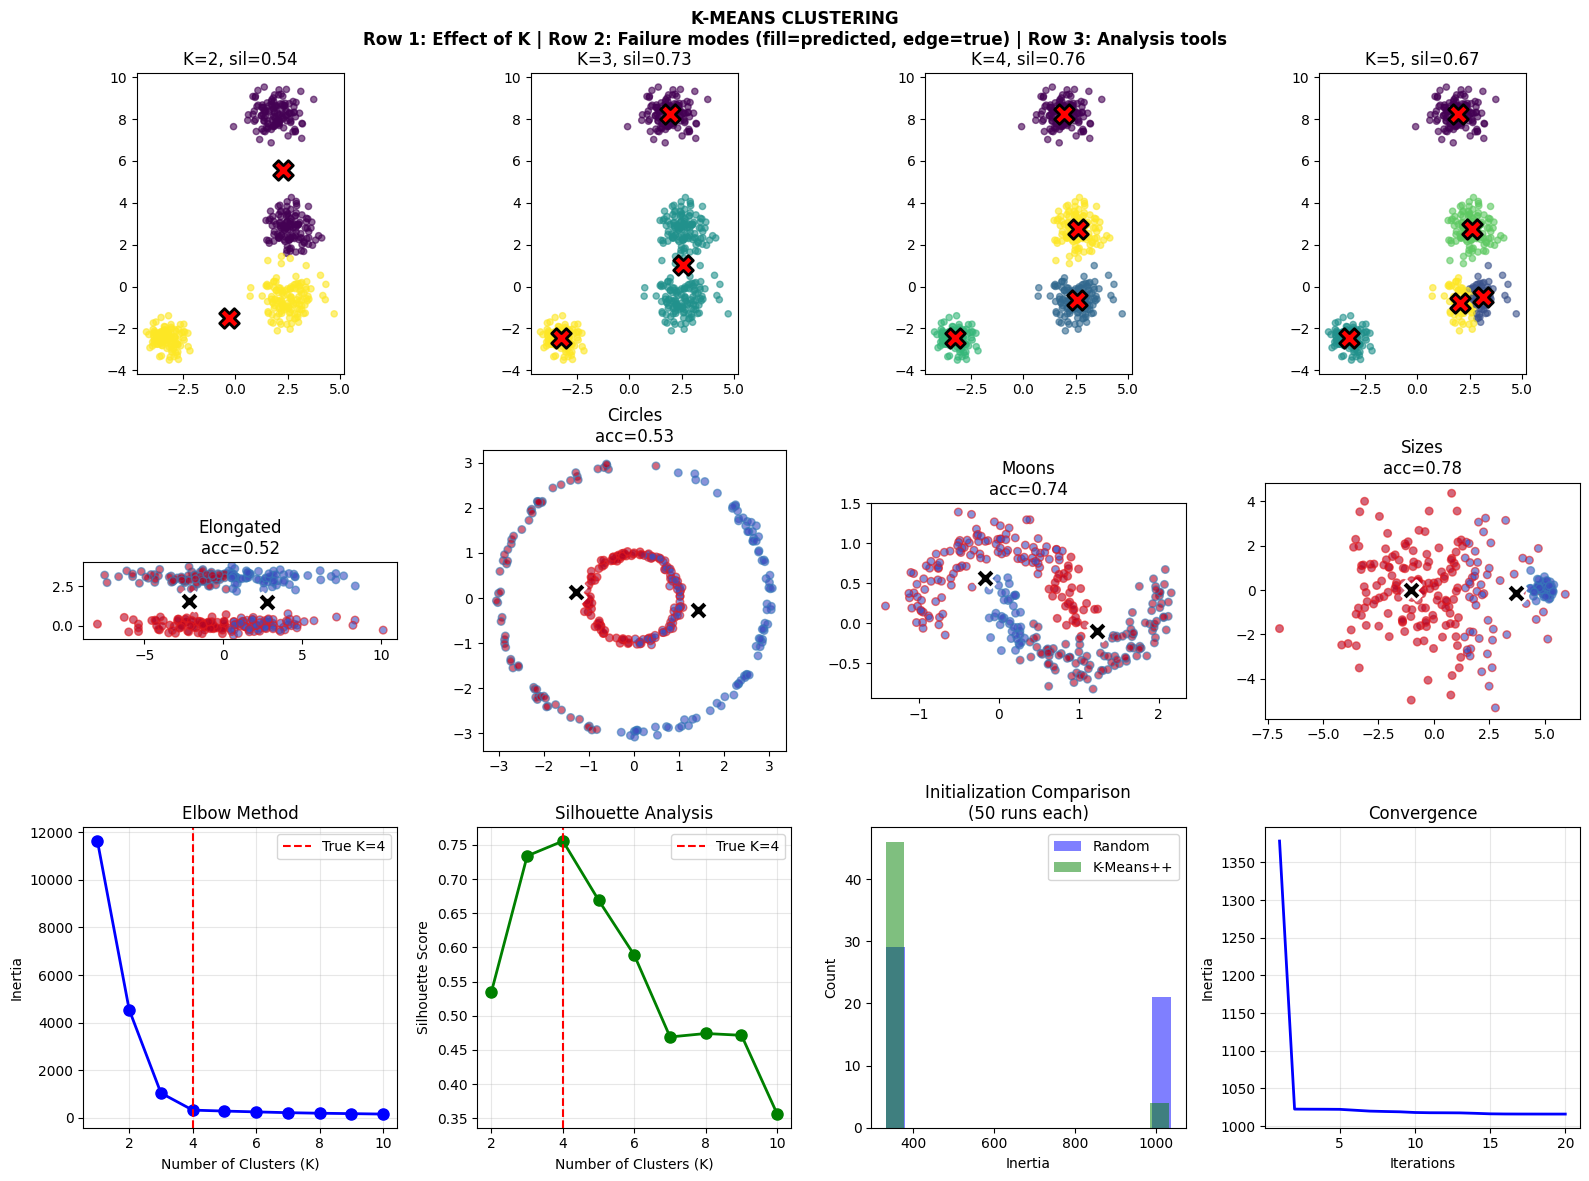

Here is the Python script that generated this plot:
"""
K-MEANS CLUSTERING — Paradigm: CENTROID PARTITIONING

===============================================================
WHAT IT IS (THE CORE IDEA)
===============================================================

Partition data into K clusters by finding K centroids that
minimize within-cluster variance:

    argmin  Σₖ Σ_{x∈Cₖ} ||x - μₖ||²

"Find K points (centroids) such that each data point is close
 to its nearest centroid."

THE ALGORITHM (Lloyd's Algorithm):
    1. Initialize K centroids (randomly or smartly)
    2. ASSIGN: Each point → nearest centroid
    3. UPDATE: Each centroid → mean of its points
    4. Repeat 2-3 until convergence

===============================================================
THE KEY INSIGHT: VORONOI PARTITIONING
===============================================================

K-means creates a VORONOI TESSELLATION of the space:
- Each centroid "owns" the region closer to it than any other
- Boundaries are perpendicular bisectors between centroids
- Every point gets assigned to exactly one cluster

The algorithm alternates between:
    - "Given centroids, find best assignments" (easy: nearest neighbor)
    - "Given assignments, find best centroids" (easy: mean)

Each step DECREASES the objective. Convergence guaranteed!

===============================================================
INDUCTIVE BIAS — What K-Means Assumes
===============================================================

1. SPHERICAL CLUSTERS: K-means uses Euclidean distance →
   assumes clusters are roughly spherical (isotropic)

2. EQUAL VARIANCE: All clusters have similar spread.
   Elongated or varying-size clusters are problematic.

3. EQUAL SIZE: Tends to produce clusters of similar size.
   Can split large natural clusters.

4. K IS KNOWN: Must specify number of clusters beforehand.
   Choosing K is a separate problem (elbow method, silhouette).

5. CONVEX CLUSTERS: Cannot find clusters that wrap around
   each other (spirals, moons, etc.)

===============================================================
K-MEANS++ INITIALIZATION
===============================================================

Bad initialization → bad local minimum!

K-Means++ fixes this:
    1. Choose first centroid uniformly at random
    2. For each subsequent centroid:
       - Compute D(x) = distance to nearest existing centroid
       - Choose new centroid with probability ∝ D(x)²
       - This spreads centroids apart!

K-Means++ gives O(log k) approximation guarantee.

===============================================================
FAILURE MODES
===============================================================

1. ELONGATED CLUSTERS: K-means splits them into spherical pieces
   → Use GMM with full covariance instead

2. DENSITY VARIATIONS: Dense and sparse clusters problematic
   → Use DBSCAN (density-based)

3. NON-CONVEX SHAPES: Spirals, moons, interlocking rings
   → Use Spectral Clustering or DBSCAN

4. OUTLIERS: Single outlier can pull centroid away
   → Use K-medoids (uses actual points as centers)

===============================================================
"""

import numpy as np
import matplotlib.pyplot as plt
from itertools import permutations
import sys
sys.path.insert(0, '/Users/sid47/ML Algorithms')
from importlib import import_module
datasets_module = import_module('00_datasets')
make_clustered = datasets_module.make_clustered
make_circles = datasets_module.make_circles
make_moons = datasets_module.make_moons


class KMeans:
    """
    K-Means Clustering — Classic Lloyd's Algorithm.

    Paradigm: CENTROID PARTITIONING
    - Hard assignment: each point belongs to exactly one cluster
    - Spherical assumption: uses Euclidean distance
    - Iterative refinement: assign-update until convergence
    """

    def __init__(self, n_clusters=3, init='kmeans++', max_iter=300,
                 tol=1e-4, n_init=10, random_state=None):
        """
        Parameters:
        -----------
        n_clusters : int
            Number of clusters K
        init : str
            'random': random initialization
            'kmeans++': smart initialization (spread out)
        max_iter : int
            Maximum iterations per run
        tol : float
            Convergence tolerance (centroid movement)
        n_init : int
            Number of runs with different initializations
        random_state : int or None
            Random seed for reproducibility
        """
        self.n_clusters = n_clusters
        self.init = init
        self.max_iter = max_iter
        self.tol = tol
        self.n_init = n_init
        self.random_state = random_state

        # Attributes set after fit
        self.cluster_centers_ = None  # Centroids (K × d)
        self.labels_ = None           # Cluster assignments (n_samples,)
        self.inertia_ = None          # Within-cluster sum of squares
        self.n_iter_ = None           # Iterations until convergence

    def _init_centroids_random(self, X):
        """Initialize centroids by randomly selecting K data points."""
        n_samples = X.shape[0]
        indices = np.random.choice(n_samples, self.n_clusters, replace=False)
        return X[indices].copy()

    def _init_centroids_kmeans_plus_plus(self, X):
        """
        K-Means++ initialization: spread centroids apart.

        1. Choose first centroid uniformly at random
        2. For each next centroid:
           - Compute D(x)² = squared distance to nearest centroid
           - Sample new centroid with probability ∝ D(x)²
        """
        n_samples, n_features = X.shape
        centroids = np.zeros((self.n_clusters, n_features))

        # First centroid: random
        centroids[0] = X[np.random.randint(n_samples)]

        for k in range(1, self.n_clusters):
            # Compute squared distances to nearest centroid
            distances = np.zeros(n_samples)
            for i in range(n_samples):
                # Distance to each existing centroid
                dists_to_centroids = np.sum((X[i] - centroids[:k])**2, axis=1)
                distances[i] = np.min(dists_to_centroids)

            # Sample proportional to D²
            probabilities = distances / distances.sum()
            new_idx = np.random.choice(n_samples, p=probabilities)
            centroids[k] = X[new_idx]

        return centroids

    def _assign_clusters(self, X, centroids):
        """
        E-step equivalent: assign each point to nearest centroid.

        Returns cluster labels and within-cluster sum of squares.
        """
        n_samples = X.shape[0]

        # Compute distances to all centroids (n_samples × K)
        # ||x - c||² = ||x||² + ||c||² - 2x·c
        X_sq = np.sum(X**2, axis=1, keepdims=True)  # (n, 1)
        C_sq = np.sum(centroids**2, axis=1)         # (K,)
        XC = X @ centroids.T                         # (n, K)

        distances_sq = X_sq + C_sq - 2 * XC  # Broadcasting: (n, K)

        # Assign to nearest
        labels = np.argmin(distances_sq, axis=1)

        # Compute inertia (within-cluster sum of squares)
        inertia = np.sum(np.min(distances_sq, axis=1))

        return labels, inertia

    def _update_centroids(self, X, labels):
        """
        M-step equivalent: update centroids to cluster means.
        """
        centroids = np.zeros((self.n_clusters, X.shape[1]))

        for k in range(self.n_clusters):
            mask = labels == k
            if np.sum(mask) > 0:
                centroids[k] = X[mask].mean(axis=0)
            else:
                # Empty cluster: reinitialize randomly
                centroids[k] = X[np.random.randint(X.shape[0])]

        return centroids

    def _single_run(self, X):
        """Single K-means run with one initialization."""
        # Initialize
        if self.init == 'kmeans++':
            centroids = self._init_centroids_kmeans_plus_plus(X)
        else:
            centroids = self._init_centroids_random(X)

        for iteration in range(self.max_iter):
            # Assign
            labels, inertia = self._assign_clusters(X, centroids)

            # Update
            new_centroids = self._update_centroids(X, labels)

            # Check convergence (centroid movement)
            shift = np.sum((new_centroids - centroids)**2)
            centroids = new_centroids

            if shift < self.tol:
                break

        return centroids, labels, inertia, iteration + 1

    def fit(self, X):
        """
        Fit K-Means clustering.

        Runs n_init times and keeps the best result (lowest inertia).
        """
        if self.random_state is not None:
            np.random.seed(self.random_state)

        best_inertia = np.inf

        for _ in range(self.n_init):
            centroids, labels, inertia, n_iter = self._single_run(X)

            if inertia < best_inertia:
                best_inertia = inertia
                self.cluster_centers_ = centroids
                self.labels_ = labels
                self.inertia_ = inertia
                self.n_iter_ = n_iter

        return self

    def predict(self, X):
        """Assign new points to nearest centroid."""
        labels, _ = self._assign_clusters(X, self.cluster_centers_)
        return labels

    def fit_predict(self, X):
        """Fit and return cluster labels."""
        self.fit(X)
        return self.labels_

    def transform(self, X):
        """Transform X to cluster-distance space."""
        # Return distances to each centroid
        X_sq = np.sum(X**2, axis=1, keepdims=True)
        C_sq = np.sum(self.cluster_centers_**2, axis=1)
        XC = X @ self.cluster_centers_.T
        return np.sqrt(np.maximum(X_sq + C_sq - 2 * XC, 0))


def clustering_accuracy(y_true, y_pred, n_clusters):
    """
    Compute clustering accuracy with optimal label permutation.

    Clusters have arbitrary labels, so we find the permutation
    that maximizes accuracy.
    """
    best_acc = 0
    for perm in permutations(range(n_clusters)):
        y_mapped = np.array([perm[y] if y < len(perm) else -1 for y in y_pred])
        acc = np.mean(y_mapped == y_true)
        best_acc = max(best_acc, acc)
    return best_acc


def silhouette_score(X, labels):
    """
    Compute silhouette score — how well-separated are clusters?

    For each point:
        a = mean distance to points in same cluster
        b = mean distance to points in nearest other cluster
        s = (b - a) / max(a, b)

    Score in [-1, 1]: higher = better separated
    """
    n_samples = X.shape[0]
    unique_labels = np.unique(labels)
    n_clusters = len(unique_labels)

    if n_clusters == 1:
        return 0.0  # Can't compute silhouette with 1 cluster

    silhouettes = np.zeros(n_samples)

    for i in range(n_samples):
        # a: mean distance to same-cluster points
        same_cluster = labels == labels[i]
        same_cluster[i] = False  # Exclude self
        if np.sum(same_cluster) > 0:
            a = np.mean(np.sqrt(np.sum((X[same_cluster] - X[i])**2, axis=1)))
        else:
            a = 0

        # b: mean distance to nearest other cluster
        b = np.inf
        for k in unique_labels:
            if k != labels[i]:
                other_cluster = labels == k
                if np.sum(other_cluster) > 0:
                    mean_dist = np.mean(np.sqrt(np.sum((X[other_cluster] - X[i])**2, axis=1)))
                    b = min(b, mean_dist)

        if b == np.inf:
            b = 0

        silhouettes[i] = (b - a) / max(a, b) if max(a, b) > 0 else 0

    return np.mean(silhouettes)


def elbow_analysis(X, k_range=range(1, 11)):
    """
    Elbow method for choosing K.

    Plot inertia vs K — look for "elbow" where improvement slows.
    """
    inertias = []

    for k in k_range:
        km = KMeans(n_clusters=k, random_state=42)
        km.fit(X)
        inertias.append(km.inertia_)

    return list(k_range), inertias


# ============================================================
# ABLATION EXPERIMENTS
# ============================================================

def ablation_experiments():
    print("\n" + "="*60)
    print("ABLATION EXPERIMENTS")
    print("="*60)

    np.random.seed(42)
    X, y_true = make_clustered(n_samples=600, n_clusters=5)

    # -------- Experiment 1: Initialization Method --------
    print("\n1. EFFECT OF INITIALIZATION METHOD")
    print("-" * 40)
    print("K-Means++ vs Random initialization:")

    for init_method in ['random', 'kmeans++']:
        inertias = []
        for seed in range(20):
            km = KMeans(n_clusters=5, init=init_method, n_init=1, random_state=seed)
            km.fit(X)
            inertias.append(km.inertia_)
        print(f"  {init_method:<10} inertia: mean={np.mean(inertias):.1f}, "
              f"std={np.std(inertias):.1f}, range=[{min(inertias):.1f}, {max(inertias):.1f}]")
    print("-> K-Means++ gives more consistent results (lower variance)")
    print("-> Random can get stuck in bad local minima")

    # -------- Experiment 2: Number of Clusters --------
    print("\n2. EFFECT OF NUMBER OF CLUSTERS (K)")
    print("-" * 40)
    print("True K=5. What happens with different K?")

    for k in [2, 3, 4, 5, 6, 7, 8]:
        km = KMeans(n_clusters=k, random_state=42)
        km.fit(X)
        sil = silhouette_score(X, km.labels_)
        print(f"  K={k}  inertia={km.inertia_:>8.1f}  silhouette={sil:.3f}")
    print("-> Inertia always decreases (more clusters = less within-cluster variance)")
    print("-> Silhouette peaks near true K")

    # -------- Experiment 3: Number of Initializations --------
    print("\n3. EFFECT OF N_INIT (Number of Random Starts)")
    print("-" * 40)

    for n_init in [1, 3, 5, 10, 20]:
        # Run multiple trials
        best_inertias = []
        for trial in range(10):
            km = KMeans(n_clusters=5, n_init=n_init, random_state=trial*100)
            km.fit(X)
            best_inertias.append(km.inertia_)
        print(f"  n_init={n_init:<3}  mean_best_inertia={np.mean(best_inertias):.1f}  "
              f"std={np.std(best_inertias):.1f}")
    print("-> More initializations = better chance of finding global minimum")
    print("-> Diminishing returns after n_init~10")

    # -------- Experiment 4: Cluster Shape Sensitivity --------
    print("\n4. CLUSTER SHAPE SENSITIVITY (K-Means' Achilles Heel)")
    print("-" * 40)

    # Create elongated clusters
    np.random.seed(42)
    X_elongated = np.vstack([
        np.random.randn(100, 2) @ [[3, 0], [0, 0.3]] + [0, 0],   # Horizontal ellipse
        np.random.randn(100, 2) @ [[0.3, 0], [0, 3]] + [5, 0],   # Vertical ellipse
    ])
    y_elongated = np.array([0]*100 + [1]*100)

    km = KMeans(n_clusters=2, random_state=42)
    km.fit(X_elongated)
    acc = clustering_accuracy(y_elongated, km.labels_, 2)
    print(f"  Elongated clusters: accuracy={acc:.3f}")

    # Create concentric circles
    X_circles, y_circles = make_circles(n_samples=300)

    km.fit(X_circles)
    acc = clustering_accuracy(y_circles, km.labels_, 2)
    print(f"  Concentric circles: accuracy={acc:.3f}")

    # Create moons
    X_moons, y_moons = make_moons(n_samples=300)

    km.fit(X_moons)
    acc = clustering_accuracy(y_moons, km.labels_, 2)
    print(f"  Half-moons:         accuracy={acc:.3f}")

    print("-> K-Means fails on non-spherical clusters!")
    print("-> Elongated: splits the ellipse in half")
    print("-> Non-convex (circles, moons): cannot separate")

    # -------- Experiment 5: Convergence Speed --------
    print("\n5. CONVERGENCE BEHAVIOR")
    print("-" * 40)

    # Track iterations for different K
    for k in [2, 5, 10, 20]:
        n_iters = []
        for seed in range(20):
            km = KMeans(n_clusters=k, n_init=1, random_state=seed)
            km.fit(X)
            n_iters.append(km.n_iter_)
        print(f"  K={k:<3}  iterations: mean={np.mean(n_iters):.1f}, "
              f"max={max(n_iters)}")
    print("-> More clusters = more iterations to converge")
    print("-> K-Means is generally fast (linear in n)")


def visualize_kmeans():
    """Visualize K-Means clustering and its limitations."""
    print("\n" + "="*60)
    print("K-MEANS VISUALIZATION")
    print("="*60)

    fig = plt.figure(figsize=(16, 12))

    # Row 1: Different K values on clustered data
    np.random.seed(42)
    X, y_true = make_clustered(n_samples=500, n_clusters=4)

    for i, k in enumerate([2, 3, 4, 5]):
        ax = fig.add_subplot(3, 4, i+1)
        km = KMeans(n_clusters=k, random_state=42)
        km.fit(X)

        ax.scatter(X[:, 0], X[:, 1], c=km.labels_, cmap='viridis', alpha=0.6, s=20)
        ax.scatter(km.cluster_centers_[:, 0], km.cluster_centers_[:, 1],
                  c='red', marker='X', s=200, edgecolors='black', linewidth=2)

        sil = silhouette_score(X, km.labels_)
        ax.set_title(f'K={k}, sil={sil:.2f}')
        ax.set_aspect('equal')

    # Row 2: K-Means failures (non-spherical clusters)
    X_elongated = np.vstack([
        np.random.randn(150, 2) @ [[3, 0], [0, 0.3]] + [0, 0],
        np.random.randn(150, 2) @ [[3, 0], [0, 0.3]] + [0, 3],
    ])
    y_elongated = np.array([0]*150 + [1]*150)

    X_sizes = np.vstack([
        np.random.randn(200, 2) * 2 + [0, 0],
        np.random.randn(50, 2) * 0.3 + [5, 0],
    ])
    y_sizes = np.array([0]*200 + [1]*50)

    X_circles_vis, y_circles_vis = make_circles(n_samples=300)
    X_moons_vis, y_moons_vis = make_moons(n_samples=300)

    datasets = [
        ("Elongated", X_elongated, y_elongated),
        ("Circles", X_circles_vis, y_circles_vis),
        ("Moons", X_moons_vis, y_moons_vis),
        ("Sizes", X_sizes, y_sizes),
    ]

    for i, (name, X_local, y_true_local) in enumerate(datasets):

        ax = fig.add_subplot(3, 4, 5+i)
        km = KMeans(n_clusters=2, random_state=42)
        km.fit(X_local)

        acc = clustering_accuracy(y_true_local, km.labels_, 2)

        # Plot with true colors (outline) and predicted colors (fill)
        scatter = ax.scatter(X_local[:, 0], X_local[:, 1], c=km.labels_,
                           cmap='coolwarm', alpha=0.6, s=30,
                           edgecolors=plt.cm.Set1(y_true_local), linewidth=1)
        ax.scatter(km.cluster_centers_[:, 0], km.cluster_centers_[:, 1],
                  c='black', marker='X', s=200, edgecolors='white', linewidth=2)

        ax.set_title(f'{name}\nacc={acc:.2f}')
        ax.set_aspect('equal')

    # Row 3: Elbow and Silhouette analysis
    X_analysis, _ = make_clustered(n_samples=500, n_clusters=4)

    # Elbow plot
    ax = fig.add_subplot(3, 4, 9)
    k_range, inertias = elbow_analysis(X_analysis)
    ax.plot(k_range, inertias, 'bo-', linewidth=2, markersize=8)
    ax.axvline(x=4, color='r', linestyle='--', label='True K=4')
    ax.set_xlabel('Number of Clusters (K)')
    ax.set_ylabel('Inertia')
    ax.set_title('Elbow Method')
    ax.legend()
    ax.grid(True, alpha=0.3)

    # Silhouette plot
    ax = fig.add_subplot(3, 4, 10)
    silhouettes = [silhouette_score(X_analysis, KMeans(n_clusters=k, random_state=42).fit_predict(X_analysis))
                   for k in range(2, 11)]
    ax.plot(range(2, 11), silhouettes, 'go-', linewidth=2, markersize=8)
    ax.axvline(x=4, color='r', linestyle='--', label='True K=4')
    ax.set_xlabel('Number of Clusters (K)')
    ax.set_ylabel('Silhouette Score')
    ax.set_title('Silhouette Analysis')
    ax.legend()
    ax.grid(True, alpha=0.3)

    # K-Means++ vs Random
    ax = fig.add_subplot(3, 4, 11)
    random_inertias = []
    kpp_inertias = []
    for seed in range(50):
        km_rand = KMeans(n_clusters=4, init='random', n_init=1, random_state=seed)
        km_kpp = KMeans(n_clusters=4, init='kmeans++', n_init=1, random_state=seed)
        km_rand.fit(X_analysis)
        km_kpp.fit(X_analysis)
        random_inertias.append(km_rand.inertia_)
        kpp_inertias.append(km_kpp.inertia_)

    ax.hist(random_inertias, bins=15, alpha=0.5, label='Random', color='blue')
    ax.hist(kpp_inertias, bins=15, alpha=0.5, label='K-Means++', color='green')
    ax.set_xlabel('Inertia')
    ax.set_ylabel('Count')
    ax.set_title('Initialization Comparison\n(50 runs each)')
    ax.legend()

    # Convergence over iterations
    ax = fig.add_subplot(3, 4, 12)
    km = KMeans(n_clusters=4, max_iter=1, n_init=1, random_state=42)
    inertia_history = []
    for _ in range(20):
        km.fit(X_analysis)
        inertia_history.append(km.inertia_)
        km.max_iter += 1
    ax.plot(range(1, 21), inertia_history, 'b-', linewidth=2)
    ax.set_xlabel('Iterations')
    ax.set_ylabel('Inertia')
    ax.set_title('Convergence')
    ax.grid(True, alpha=0.3)

    plt.suptitle('K-MEANS CLUSTERING\n'
                 'Row 1: Effect of K | Row 2: Failure modes (fill=predicted, edge=true) | '
                 'Row 3: Analysis tools',
                 fontsize=12, fontweight='bold')
    plt.tight_layout()
    return fig


def visualize_kmeans_algorithm():
    """Visualize K-Means algorithm step by step."""
    print("\n" + "="*60)
    print("K-MEANS ALGORITHM VISUALIZATION")
    print("="*60)

    np.random.seed(42)
    X, _ = make_clustered(n_samples=200, n_clusters=3)

    fig, axes = plt.subplots(2, 4, figsize=(16, 8))

    # Manual step-by-step
    np.random.seed(123)
    indices = np.random.choice(len(X), 3, replace=False)
    centroids = X[indices].copy()

    steps = [0, 1, 2, 3, 5, 10, 15, 20]

    for idx, step in enumerate(steps):
        ax = axes[idx // 4, idx % 4]

        # Run K-means for 'step' iterations
        if step == 0:
            # Just show initial centroids
            ax.scatter(X[:, 0], X[:, 1], c='gray', alpha=0.5, s=20)
            ax.scatter(centroids[:, 0], centroids[:, 1],
                      c=['red', 'green', 'blue'], marker='X', s=300,
                      edgecolors='black', linewidth=2)
            ax.set_title(f'Step {step}: Initialize')
        else:
            # Run K-means
            km = KMeans(n_clusters=3, max_iter=step, n_init=1, random_state=123)
            km.fit(X)

            colors = ['red', 'green', 'blue']
            for k in range(3):
                mask = km.labels_ == k
                ax.scatter(X[mask, 0], X[mask, 1], c=colors[k], alpha=0.5, s=20)

            ax.scatter(km.cluster_centers_[:, 0], km.cluster_centers_[:, 1],
                      c=colors, marker='X', s=300, edgecolors='black', linewidth=2)

            ax.set_title(f'Step {step}: inertia={km.inertia_:.0f}')

        ax.set_aspect('equal')
        ax.set_xlim(X[:, 0].min() - 1, X[:, 0].max() + 1)
        ax.set_ylim(X[:, 1].min() - 1, X[:, 1].max() + 1)

    plt.suptitle('K-MEANS ALGORITHM: Step-by-Step Convergence\n'
                 'X marks = centroids, colors = cluster assignments',
                 fontsize=12, fontweight='bold')
    plt.tight_layout()
    return fig


def benchmark_clustering():
    """Benchmark K-Means on various datasets."""
    print("\n" + "="*60)
    print("BENCHMARK: K-Means Clustering")
    print("="*60)

    results = {}

    # Test on clustered data with different K
    for true_k in [3, 4, 5]:
        X, y_true = make_clustered(n_samples=600, n_clusters=true_k, random_state=42)

        km = KMeans(n_clusters=true_k, random_state=42)
        km.fit(X)

        acc = clustering_accuracy(y_true, km.labels_, true_k)
        sil = silhouette_score(X, km.labels_)

        results[f'clustered_K{true_k}'] = {'accuracy': acc, 'silhouette': sil}
        print(f"Clustered (K={true_k}): accuracy={acc:.3f}, silhouette={sil:.3f}")

    # Test on challenging datasets
    X_circles, y_circles = make_circles(n_samples=300)
    km = KMeans(n_clusters=2, random_state=42)
    km.fit(X_circles)
    acc = clustering_accuracy(y_circles, km.labels_, 2)
    results['circles'] = {'accuracy': acc}
    print(f"Circles:            accuracy={acc:.3f} (expected: ~0.5 - K-means fails)")

    X_moons, y_moons = make_moons(n_samples=300)
    km.fit(X_moons)
    acc = clustering_accuracy(y_moons, km.labels_, 2)
    results['moons'] = {'accuracy': acc}
    print(f"Moons:              accuracy={acc:.3f} (expected: ~0.5 - K-means fails)")

    return results


if __name__ == '__main__':
    print("="*60)
    print("K-MEANS CLUSTERING — Paradigm: CENTROID PARTITIONING")
    print("="*60)

    print("""
WHAT THIS MODEL IS:
    Partition data into K clusters by minimizing within-cluster variance:

    argmin  Σₖ Σ_{x∈Cₖ} ||x - μₖ||²

    Each point belongs to the cluster with nearest centroid.

THE ALGORITHM (Lloyd's):
    1. Initialize K centroids
    2. ASSIGN each point to nearest centroid
    3. UPDATE centroids to cluster means
    4. Repeat until convergence

K-MEANS++ INITIALIZATION:
    Spread initial centroids apart:
    - First: random
    - Each next: sample with probability ∝ D(x)²

INDUCTIVE BIAS (What K-Means Assumes):
    - Spherical clusters (isotropic, equal variance)
    - Clusters of similar size
    - Convex cluster shapes
    - K is known beforehand

FAILURE MODES:
    - Elongated clusters → splits them
    - Non-convex (moons, circles) → cannot separate
    - Outliers → pull centroids away
    """)

    ablation_experiments()
    results = benchmark_clustering()

    print("\nGenerating visualizations...")

    fig1 = visualize_kmeans()
    save_path1 = '/Users/sid47/ML Algorithms/55_kmeans.png'
    fig1.savefig(save_path1, dpi=100, bbox_inches='tight')
    print(f"Saved: {save_path1}")
    plt.close(fig1)

    fig2 = visualize_kmeans_algorithm()
    save_path2 = '/Users/sid47/ML Algorithms/55_kmeans_algorithm.png'
    fig2.savefig(save_path2, dpi=100, bbox_inches='tight')
    print(f"Saved: {save_path2}")
    plt.close(fig2)

    print("\n" + "="*60)
    print("SUMMARY: What K-Means Reveals")
    print("="*60)
    print("""
1. K-Means creates VORONOI partitions — each centroid owns a region
2. Objective ALWAYS decreases — convergence guaranteed to LOCAL minimum
3. K-Means++ initialization prevents bad local minima
4. SPHERICAL ASSUMPTION: fails on elongated/non-convex clusters
5. Must choose K beforehand — use elbow/silhouette methods
6. Fast and simple — O(n·K·d·iter), usually converges quickly

WHEN TO USE:
    - Roughly spherical clusters
    - When you know K (or can estimate it)
    - As initialization for more complex methods
    - Fast baseline for clustering

WHEN TO AVOID:
    - Non-convex clusters (use DBSCAN or Spectral)
    - Unknown number of clusters (use DBSCAN)
    - Elliptical clusters (use GMM)

NEXT: Hierarchical Clustering — no need to specify K, builds dendrogram
    """)
